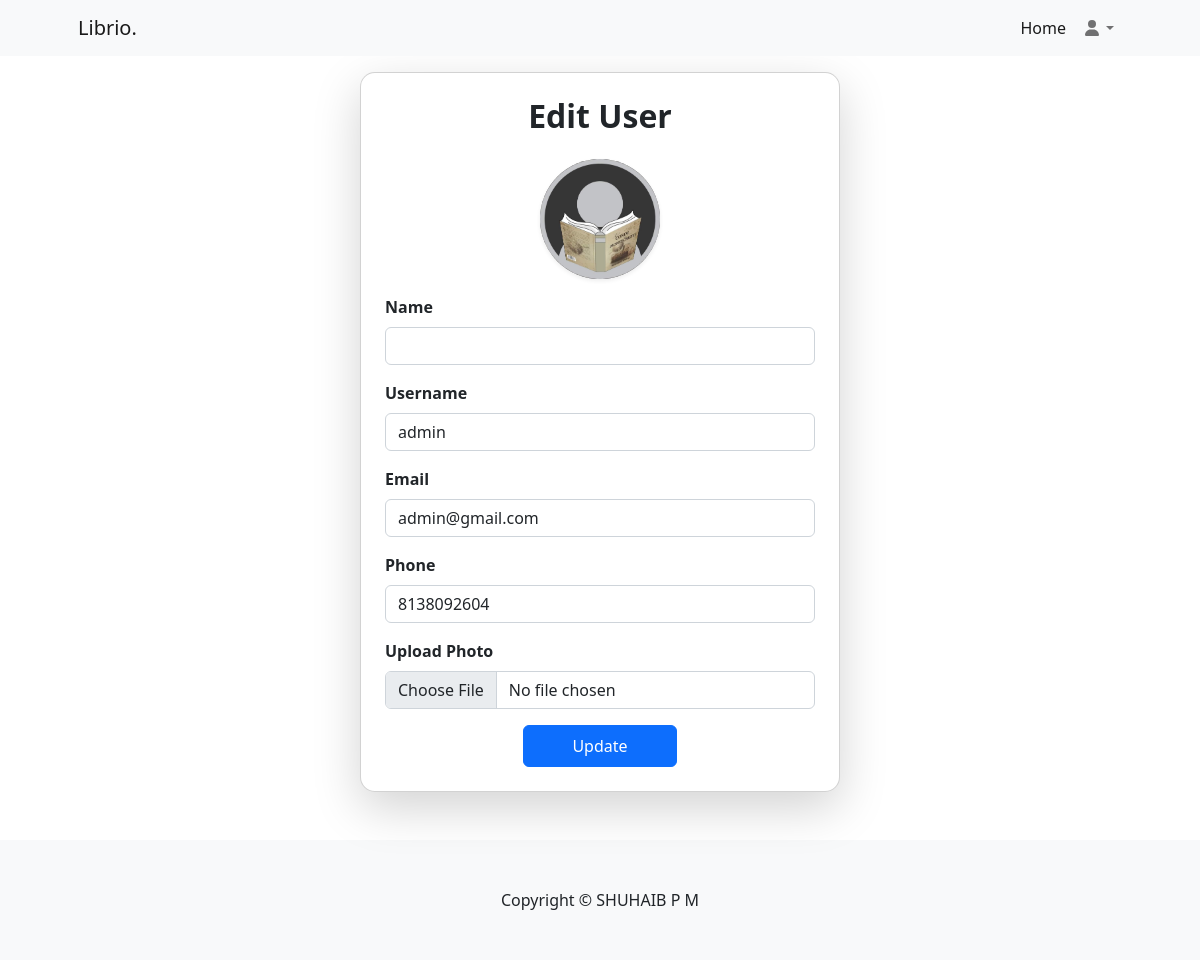
Page /home/profile/update/6 on the committed database.
### libraryApp/models.py (models this page shows, shortened)
class User(AbstractUser):
    email=models.EmailField(unique=True)
    option = (
        ('user','user'),
        ('staff','staff')
    )
    phone=models.CharField(max_length=15)
    role=models.CharField(max_length=100,choices=option,default="user")
    profile=models.ImageField(upload_to="profile",default="profile/default.jpg",null=True,blank=True)
    otp=models.CharField(max_length=20)
    is_verified=models.BooleanField(default=False)

### userApp/views.py (the view, shortened to what this page needs)
# urls.py: path("profile/update/<int:id>",views.UserUpdateView.as_view(),name="userprofileupdate"),
class UserUpdateView(View):
    def get(self,request,**kwargs):
        user=User.objects.get(id=kwargs.get("id"))
        form=UserUpdationForm(instance=user)
        return render(request,"edituserprofile.html",{"form":form})

### libraryApp/forms.py
class UserUpdationForm(forms.ModelForm):
    class Meta:
        model=User
        fields=["first_name","username","email","phone","profile"]
        widgets={
            'first_name':forms.TextInput(attrs={'class':'form-control','id':'inputFirstName'}),
            'username':forms.TextInput(attrs={'class':'form-control'}),
            'email':forms.EmailInput(attrs={'class':'form-control'}),
            'phone':forms.TextInput(attrs={'class':'form-control'}),
            'profile':forms.FileInput(attrs={'class':'form-control'}),
        }

### libraryApp/context_processor.py (called while the page is built)
def library_status(request):
    total_books = Book.objects.count()
    total_copies = Book.objects.aggregate(total=models.Sum("total_copy"))["total"] or 0
    avl_books = Book.objects.aggregate(total=models.Sum("avl_copy"))["total"] or 0
    issued_books = Issue.objects.exclude(status="returned").count()
    overdue_books=Issue.objects.filter(status="overdue").count()
    return {
        "total_books": total_books,
        "total_copies": total_copies,
        "avl_books": avl_books,
        "issued_books": issued_books,
        "overdue_books": overdue_books,
    }

### userApp/templates/edituserprofile.html (shortened to what this page needs)
{% extends 'home.html' %}
{% block main %}
<div class="container d-flex justify-content-center align-items-center mt-4" style="min-height: 100vh;">
    <div class="card shadow-lg p-4 mt-5 mb-5" style="width: 480px; border-radius: 15px;">
        <h2 class="text-center fw-bold mb-4">Edit User</h2>
        <form action="" method="post" enctype="multipart/form-data">
            {% if form.instance.profile %}
            <div class="text-center mb-3">
                <img src="{{ form.instance.profile.url }}" class="rounded-circle shadow-sm"
                    style="height: 120px; width: 120px; object-fit: cover;">
            </div>
            {% endif %}
            <div class="mb-3">
                <label class="form-label fw-bold">Name</label>
                {{ form.first_name }}
            </div>
            <div class="mb-3">
                <label class="form-label fw-bold">Username</label>
                {{ form.username }}
            </div>
            <div class="mb-3">
                <label class="form-label fw-bold">Email</label>
                {{ form.email }}
            </div>
            <div class="mb-3">
                <label class="form-label fw-bold">Phone</label>
                {{ form.phone }}
            </div>
            <div class="mb-3">
                <label class="form-label fw-bold">Upload Photo</label>
                {{ form.profile }}
            </div>
            <div class="text-center">
                <button class="btn btn-primary px-5 py-2">Update</button>
            </div>
        </form>
    </div>
</div>
{% endblock %}

### rows in the picture
User: instance.profile (placeholder picture), username "admin", email "admin@gmail.com", phone "8138092604"
